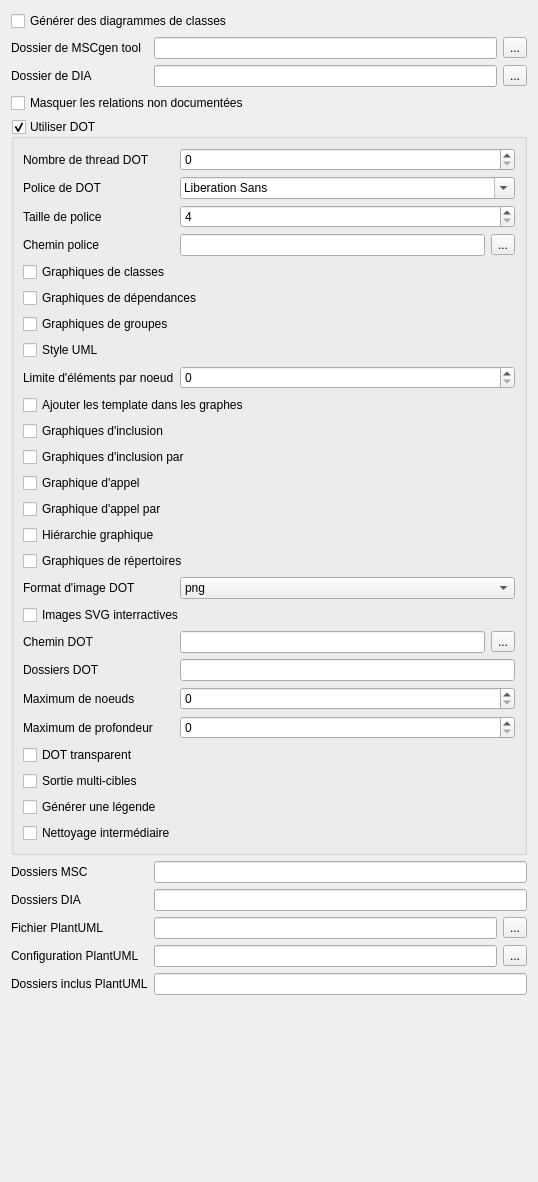
     <widget class="QWidget" name="page_graphConf">
      <property name="geometry">
       <rect>
        <x>0</x>
        <y>0</y>
        <width>538</width>
        <height>1182</height>
       </rect>
      </property>
      <attribute name="label">
       <string>Configuration des graphiques</string>
      </attribute>
      <layout class="QFormLayout" name="formLayout_26">
       <item row="0" column="0" colspan="2">
        <widget class="QCheckBox" name="checkBox_classDiagrams">
         <property name="toolTip">
          <string>Si coché, génère des diagrammes
pour les classes et super classes.
Par défaut : coché</string>
         </property>
         <property name="statusTip">
          <string>CLASS_DIAGRAMS</string>
         </property>
         <property name="text">
          <string>Générer des diagrammes de classes</string>
         </property>
        </widget>
       </item>
       <item row="1" column="0">
        <widget class="QLabel" name="label_mscgenPath">
         <property name="toolTip">
          <string>Permet de spécifier le chemin vers
le dossier contenant msggen tool
pour la gestion des commandes
\msc. Si vide, le dossier de recherche
par défaut est assumé.</string>
         </property>
         <property name="statusTip">
          <string>MSCGEN_PATH</string>
         </property>
         <property name="text">
          <string>Dossier de MSCgen tool</string>
         </property>
        </widget>
       </item>
       <item row="1" column="1">
        <layout class="QHBoxLayout" name="horizontalLayout_26">
         <item>
          <widget class="QLineEdit" name="lineEdit_mscgenPath">
           <property name="statusTip">
            <string>MSCGEN_PATH</string>
           </property>
          </widget>
         </item>
         <item>
          <widget class="QToolButton" name="toolButton_mscgenPath">
           <property name="statusTip">
            <string>MSCGEN_PATH</string>
           </property>
           <property name="text">
            <string>...</string>
           </property>
          </widget>
         </item>
        </layout>
       </item>
       <item row="2" column="0">
        <widget class="QLabel" name="label_diaPath">
         <property name="toolTip">
          <string>Permet de spécifier le chemin vers
le dossier contenant DIA pour
générer les diagrammes fait avec
DIA. Si vide, le dossier de recherche
par défaut est assumé.</string>
         </property>
         <property name="statusTip">
          <string>DIA_PATH</string>
         </property>
         <property name="text">
          <string>Dossier de DIA</string>
         </property>
        </widget>
       </item>
       <item row="2" column="1">
        <layout class="QHBoxLayout" name="horizontalLayout_27">
         <item>
          <widget class="QLineEdit" name="lineEdit_diaPath">
           <property name="statusTip">
            <string>DIA_PATH</string>
           </property>
          </widget>
         </item>
         <item>
          <widget class="QToolButton" name="toolButton_diaPath">
           <property name="statusTip">
            <string>DIA_PATH</string>
           </property>
           <property name="text">
            <string>...</string>
           </property>
          </widget>
         </item>
        </layout>
       </item>
       <item row="4" column="0" colspan="2">
        <widget class="QCheckBox" name="checkBox_hideUndocRelations">
         <property name="toolTip">
          <string>Si coché, les graphes n'incluront pas
les héritages ou relations si la cible
n'est pas documentée ou n'est pas
une classe.
Par défaut : coché</string>
         </property>
         <property name="statusTip">
          <string>HIDE_UNDOC_RELATIONS</string>
         </property>
         <property name="text">
          <string>Masquer les relations non documentées</string>
         </property>
        </widget>
       </item>
       <item row="5" column="0" colspan="2">
        <widget class="QGroupBox" name="groupBox_haveDot">
         <property name="toolTip">
          <string>Si coché, Docygen considère que
l'outil dot est utilisable. Cet outil
est une partie de Graphviz et
permet de générer des graphes.
Par défaut : coché</string>
         </property>
         <property name="statusTip">
          <string>HAVE_DOT</string>
         </property>
         <property name="title">
          <string>Utiliser DOT</string>
         </property>
         <property name="checkable">
          <bool>true</bool>
         </property>
         <layout class="QFormLayout" name="formLayout_27">
          <item row="0" column="0">
           <widget class="QLabel" name="label_dotNumThreads">
            <property name="toolTip">
             <string>Permet de spécifier le nombre
d'instance de DOT que Doxygen
peut lancer en parallèle (de 0 à 32).
Si 0, le nombre de coeurs du
processeur sera utilisé.
Par défaut : 0</string>
            </property>
            <property name="statusTip">
             <string>DOT_NUM_THREADS</string>
            </property>
            <property name="text">
             <string>Nombre de thread DOT</string>
            </property>
           </widget>
          </item>
          <item row="0" column="1">
           <widget class="QSpinBox" name="spinBox_dotNumThreads">
            <property name="statusTip">
             <string>DOT_NUM_THREADS</string>
            </property>
            <property name="maximum">
             <number>32</number>
            </property>
           </widget>
          </item>
          <item row="1" column="0">
           <widget class="QLabel" name="label_dotFontname">
            <property name="toolTip">
             <string>Permet de spécifier la police
d'écriture des graphes produits
par DOT.
Par défaut : Helvetica</string>
            </property>
            <property name="statusTip">
             <string>DOT_FONTNAME</string>
            </property>
            <property name="text">
             <string>Police de DOT</string>
            </property>
           </widget>
          </item>
          <item row="1" column="1">
           <widget class="QFontComboBox" name="fontComboBox_dotFontName">
            <property name="statusTip">
             <string>DOT_FONTNAME</string>
            </property>
           </widget>
          </item>
          <item row="2" column="0">
           <widget class="QLabel" name="label_dotFontsize">
            <property name="toolTip">
             <string>Défini, en point, la taille de la police
des graphes de DOT (entre 4 et 24).
Par défaut : 10</string>
            </property>
            <property name="statusTip">
             <string>DOT_FONTSIZE</string>
            </property>
            <property name="text">
             <string>Taille de police</string>
            </property>
           </widget>
          </item>
          <item row="2" column="1">
           <widget class="QSpinBox" name="spinBox_dotFontsize">
            <property name="statusTip">
             <string>DOT_FONTSIZE</string>
            </property>
            <property name="minimum">
             <number>4</number>
            </property>
            <property name="maximum">
             <number>24</number>
            </property>
           </widget>
          </item>
          <item row="4" column="0">
           <widget class="QLabel" name="label_dotFontpath">
            <property name="toolTip">
             <string>Permet de spécifier un chemin vers
les polices spéciales pour DOT.</string>
            </property>
            <property name="statusTip">
             <string>DOT_FONTPATH</string>
            </property>
            <property name="text">
             <string>Chemin police</string>
            </property>
           </widget>
          </item>
          <item row="4" column="1">
           <layout class="QHBoxLayout" name="horizontalLayout_28">
            <item>
             <widget class="QLineEdit" name="lineEdit_dotFontpath">
              <property name="statusTip">
               <string>DOT_FONTPATH</string>
              </property>
             </widget>
            </item>
            <item>
             <widget class="QToolButton" name="toolButton_dotFontpath">
              <property name="statusTip">
               <string>DOT_FONTPATH</string>
              </property>
              <property name="text">
               <string>...</string>
              </property>
             </widget>
            </item>
           </layout>
          </item>
          <item row="6" column="0" colspan="2">
           <widget class="QCheckBox" name="checkBox_classGraph">
            <property name="toolTip">
             <string>Si coché, génère des diagrammes
d'héritage et de relation pour les
classes. Si non coché, la case
CLASS_DIAGRAMS est forcée à
non coché.
Par défaut : coché</string>
            </property>
            <property name="statusTip">
             <string>CLASS_GRAPH</string>
            </property>
            <property name="text">
             <string>Graphiques de classes</string>
            </property>
           </widget>
          </item>
          <item row="7" column="0" colspan="2">
           <widget class="QCheckBox" name="checkBox_collaborationGraph">
            <property name="toolTip">
             <string>Si coché, génère des graphes de
dépendance pour chaque classe
documentée.
Par défaut : coché</string>
            </property>
            <property name="statusTip">
             <string>COLLABORATION_GRAPH</string>
            </property>
            <property name="text">
             <string>Graphiques de dépendances</string>
            </property>
           </widget>
          </item>
          <item row="8" column="0" colspan="2">
           <widget class="QCheckBox" name="checkBox_groupGraphs">
            <property name="toolTip">
             <string>Si coché, génère des graphiques
de dépendance direct pour les
groupes.
Par défaut : coché</string>
            </property>
            <property name="statusTip">
             <string>GROUP_GRAPHS</string>
            </property>
            <property name="text">
             <string>Graphiques de groupes</string>
            </property>
           </widget>
          </item>
          <item row="9" column="0" colspan="2">
           <widget class="QCheckBox" name="checkBox_umlLook">
            <property name="toolTip">
             <string>Si coché, les graphes générés auront
un style similaire à UML de OMG.
Par défaut : non coché</string>
            </property>
            <property name="statusTip">
             <string>UML_LOOK</string>
            </property>
            <property name="text">
             <string>Style UML</string>
            </property>
           </widget>
          </item>
          <item row="11" column="0">
           <widget class="QLabel" name="label_umlLimitNumFields">
            <property name="toolTip">
             <string>Dans le style UML, les méthodes et
attributs sont ajoutés aux noeuds
des classes. Ce paramètre sert à
limiter le nombre d'éléments pour
plus de lisibilité (entre 0 et 100).
0 ne fixe pas de limite. A noter que
le seuil peut être dépassé de 50% (si
le seuil est à 10 mais que moins de
15 éléments sont présents, il seront
tous affichés, mais si plus de 15
éléments sont présents, seuls 10
seront affichés).</string>
            </property>
            <property name="statusTip">
             <string>UML_LIMIT_NUM_FIELDS</string>
            </property>
            <property name="text">
             <string>Limite d'éléments par noeud</string>
            </property>
           </widget>
          </item>
          <item row="11" column="1">
           <widget class="QSpinBox" name="spinBox_umlLimitNumFields">
            <property name="statusTip">
             <string>UML_LIMIT_NUM_FIELDS</string>
            </property>
           </widget>
          </item>
          <item row="13" column="0" colspan="2">
           <widget class="QCheckBox" name="checkBox_templateRelations">
            <property name="toolTip">
             <string>Si coché, ajoute les relations avec
les template dans les graphes.
Par défaut : non coché</string>
            </property>
            <property name="statusTip">
             <string>TEMPLATE_RELATIONS</string>
            </property>
            <property name="text">
             <string>Ajouter les template dans les graphes</string>
            </property>
           </widget>
          </item>
          <item row="14" column="0" colspan="2">
           <widget class="QCheckBox" name="checkBox_includeGraph">
            <property name="toolTip">
             <string>Si coché, ajoutera des graphiques
d'inclusion directe et indirecte pour
chaque fichier.
Par défaut : coché</string>
            </property>
            <property name="statusTip">
             <string>INCLUDE_GRAPH</string>
            </property>
            <property name="text">
             <string>Graphiques d'inclusion</string>
            </property>
           </widget>
          </item>
          <item row="15" column="0" colspan="2">
           <widget class="QCheckBox" name="checkBox_includedByGraph">
            <property name="toolTip">
             <string>Si coché, ajoutera des graphiques
d'inclusion directe et indirecte pour
chaque fichier.
Par défaut : coché</string>
            </property>
            <property name="statusTip">
             <string>INCLUDED_BY_GRAPH</string>
            </property>
            <property name="text">
             <string>Graphiques d'inclusion par</string>
            </property>
           </widget>
          </item>
          <item row="16" column="0" colspan="2">
           <widget class="QCheckBox" name="checkBox_callGraph">
            <property name="toolTip">
             <string>Si coché, ajoute un graphique de
dépendance d'appel pour chaque
méthode ou fonction globale. A
noter que ceci est très couteux et
lourd. Il est préférable d'utiliser la
commande \callgraph.
Par défaut : non coché</string>
            </property>
            <property name="statusTip">
             <string>CALL_GRAPH</string>
            </property>
            <property name="text">
             <string>Graphique d'appel</string>
            </property>
           </widget>
          </item>
          <item row="17" column="0" colspan="2">
           <widget class="QCheckBox" name="checkBox_callerGraph">
            <property name="toolTip">
             <string>Si coché, ajoute un graphique de
dépendance d'appel pour chaque
méthode ou fonction globale. A
noter que ceci est très couteux et
lourd. Il est préférable d'utiliser la
commande \callgraph.
Par défaut : non coché</string>
            </property>
            <property name="statusTip">
             <string>CALLER_GRAPH</string>
            </property>
            <property name="text">
             <string>Graphique d'appel par</string>
            </property>
           </widget>
          </item>
          <item row="18" column="0" colspan="2">
           <widget class="QCheckBox" name="checkBox_graphicalHierarchy">
            <property name="toolTip">
             <string>Si coché, Doxygen va générer une
hiérarchie des classes de façon
graphique plutôt que textuelle.
Par défaut : coché</string>
            </property>
            <property name="statusTip">
             <string>GRAPHICAL_HIERARCHY</string>
            </property>
            <property name="text">
             <string>Hiérarchie graphique</string>
            </property>
           </widget>
          </item>
          <item row="19" column="0" colspan="2">
           <widget class="QCheckBox" name="checkBox_directoryGraph">
            <property name="toolTip">
             <string>Si coché, Doxygen va générer des
graphiques de dépendances des
répertoires de façon graphiques.
Par défaut : coché</string>
            </property>
            <property name="statusTip">
             <string>DIRECTORY_GRAPH</string>
            </property>
            <property name="text">
             <string>Graphiques de répertoires</string>
            </property>
           </widget>
          </item>
          <item row="21" column="0">
           <widget class="QLabel" name="label_dotImageFormat">
            <property name="toolTip">
             <string>Permet de définir le format de
sortie des graphes générés par
DOT.
Par défaut : png</string>
            </property>
            <property name="statusTip">
             <string>DOT_IMAGE_FORMAT</string>
            </property>
            <property name="text">
             <string>Format d'image DOT</string>
            </property>
           </widget>
          </item>
          <item row="21" column="1">
           <widget class="QComboBox" name="comboBox_dotImageFormat">
            <property name="statusTip">
             <string>DOT_IMAGE_FORMAT</string>
            </property>
            <item>
             <property name="text">
              <string>png</string>
             </property>
            </item>
            <item>
             <property name="text">
              <string>png:cairo</string>
             </property>
            </item>
            <item>
             <property name="text">
              <string>png:cairo:cairo</string>
             </property>
            </item>
            <item>
             <property name="text">
              <string>png:cairo:gd</string>
             </property>
            </item>
            <item>
             <property name="text">
              <string>png:gd</string>
             </property>
            </item>
            <item>
             <property name="text">
              <string>png:gd:gd</string>
             </property>
            </item>
            <item>
             <property name="text">
              <string>jpg</string>
             </property>
            </item>
            <item>
             <property name="text">
              <string>jpg:cairo</string>
             </property>
            </item>
            <item>
             <property name="text">
              <string>jpg:cairo:gd</string>
             </property>
            </item>
            <item>
             <property name="text">
              <string>jpg:gd</string>
             </property>
            </item>
            <item>
             <property name="text">
              <string>jpg:gd:gd</string>
             </property>
            </item>
            <item>
             <property name="text">
              <string>gif</string>
             </property>
            </item>
            <item>
             <property name="text">
              <string>gif:cairo</string>
             </property>
            </item>
            <item>
             <property name="text">
              <string>gif:cairo:gd</string>
             </property>
            </item>
            <item>
             <property name="text">
              <string>gif:gd</string>
             </property>
            </item>
            <item>
             <property name="text">
              <string>gif:gd:gd</string>
             </property>
            </item>
            <item>
             <property name="text">
              <string>svg</string>
             </property>
            </item>
            <item>
             <property name="text">
              <string>png:cairo:gdiplus</string>
             </property>
            </item>
            <item>
             <property name="text">
              <string>png:gdiplus</string>
             </property>
            </item>
            <item>
             <property name="text">
              <string>png:gdiplus:gdiplus</string>
             </property>
            </item>
           </widget>
          </item>
          <item row="23" column="0" colspan="2">
           <widget class="QCheckBox" name="checkBox_interactiveSvg">
            <property name="toolTip">
             <string>Si le format SVG est utilisé pour les
images, cette case peut être cochée
pour permettre d'interragir avec les
images (zoom, déplacement).
Par défaut : non coché</string>
            </property>
            <property name="statusTip">
             <string>INTERACTIVE_SVG</string>
            </property>
            <property name="text">
             <string>Images SVG interractives</string>
            </property>
           </widget>
          </item>
          <item row="25" column="0">
           <widget class="QLabel" name="label_dotPath">
            <property name="toolTip">
             <string>Permet de spécifier le chemin vers
l'outil DOT. Si vide, cherche dans le
dossier de recherche par défaut.</string>
            </property>
            <property name="statusTip">
             <string>DOT_PATH</string>
            </property>
            <property name="text">
             <string>Chemin DOT</string>
            </property>
           </widget>
          </item>
          <item row="25" column="1">
           <layout class="QHBoxLayout" name="horizontalLayout_29">
            <item>
             <widget class="QLineEdit" name="lineEdit_dotPath">
              <property name="statusTip">
               <string>DOT_PATH</string>
              </property>
             </widget>
            </item>
            <item>
             <widget class="QToolButton" name="toolButton_dotPath">
              <property name="statusTip">
               <string>DOT_PATH</string>
              </property>
              <property name="text">
               <string>...</string>
              </property>
             </widget>
            </item>
           </layout>
          </item>
          <item row="26" column="0">
           <widget class="QLabel" name="label_dotfileDirs">
            <property name="toolTip">
             <string>Permet d'ajouter des dossiers qui
contiennent des graphes à ajouter
à la documentation.</string>
            </property>
            <property name="statusTip">
             <string>DOTFILE_DIRS</string>
            </property>
            <property name="text">
             <string>Dossiers DOT</string>
            </property>
           </widget>
          </item>
          <item row="26" column="1">
           <widget class="QLineEdit" name="lineEdit_dotfileDirs">
            <property name="statusTip">
             <string>DOTFILE_DIRS</string>
            </property>
           </widget>
          </item>
          <item row="27" column="0">
           <widget class="QLabel" name="label_dotGraphMaxNodes">
            <property name="toolTip">
             <string>Permet de donner le nombre de
noeud maximum d'un graphes
(entre 0 et 10000). A noter que si le
nombre de noeuds fils directs est
supérieur à ce nombre, le graphe ne
sera pas généré.
Par défaut : 50</string>
            </property>
            <property name="statusTip">
             <string>DOT_GRAPH_MAX_NODES</string>
            </property>
            <property name="text">
             <string>Maximum de noeuds</string>
            </property>
           </widget>
          </item>
          <item row="27" column="1">
           <widget class="QSpinBox" name="spinBox_dotGraphMaxNodes">
            <property name="statusTip">
             <string>DOT_GRAPH_MAX_NODES</string>
            </property>
            <property name="maximum">
             <number>10000</number>
            </property>
           </widget>
          </item>
          <item row="28" column="0">
           <widget class="QLabel" name="label_maxDotGraphDepth">
            <property name="toolTip">
             <string>Permet de spécifier la profondeur
maximale d'un graphe (entre 0 et
1000). Si cette valeur vaut 0, il n'y a
pas de restriction.
Par défaut : 0</string>
            </property>
            <property name="statusTip">
             <string>MAX_DOT_GRAPH_DEPTH</string>
            </property>
            <property name="text">
             <string>Maximum de profondeur</string>
            </property>
           </widget>
          </item>
          <item row="28" column="1">
           <widget class="QSpinBox" name="spinBox_maxDotGraphDepth">
            <property name="statusTip">
             <string>MAX_DOT_GRAPH_DEPTH</string>
            </property>
            <property name="maximum">
             <number>1000</number>
            </property>
           </widget>
          </item>
          <item row="30" column="0" colspan="2">
           <widget class="QCheckBox" name="checkBox_dotTransparent">
            <property name="toolTip">
             <string>Si coché, l'arrière plan des graphes
générés sera transparent. Ceci est
difficilement supportable sous
Windows.
Par défaut : non coché</string>
            </property>
            <property name="statusTip">
             <string>DOT_TRANSPARENT</string>
            </property>
            <property name="text">
             <string>DOT transparent</string>
            </property>
           </widget>
          </item>
          <item row="31" column="0" colspan="2">
           <widget class="QCheckBox" name="checkBox_dotMultiTargets">
            <property name="toolTip">
             <string>Si coché, permet à DOT de générer
plusieurs fichiers en une seule fois.
Ceci permet à DOT de fonctionner
plus rapidement mais n'est supporté
que par les dernières versions
(&gt;1.8.10).
Par défaut : non coché</string>
            </property>
            <property name="statusTip">
             <string>DOT_MULTI_TARGETS</string>
            </property>
            <property name="text">
             <string>Sortie multi-cibles</string>
            </property>
           </widget>
          </item>
          <item row="32" column="0" colspan="2">
           <widget class="QCheckBox" name="checkBox_generateLegend">
            <property name="toolTip">
             <string>Si coché, une page de légende sera
générée pour expliquer le sens des
différents noeuds et flèches.
Par défaut : coché</string>
            </property>
            <property name="statusTip">
             <string>GENERATE_LEGEND</string>
            </property>
            <property name="text">
             <string>Générer une légende</string>
            </property>
           </widget>
          </item>
          <item row="33" column="0" colspan="2">
           <widget class="QCheckBox" name="checkBox_dotCleanup">
            <property name="toolTip">
             <string>Si coché, les fichiers intermédiaires
permettant la génération des
graphes DOT seront supprimés.
Par défaut : coché</string>
            </property>
            <property name="statusTip">
             <string>DOT_CLEANUP</string>
            </property>
            <property name="text">
             <string>Nettoyage intermédiaire</string>
            </property>
           </widget>
          </item>
         </layout>
        </widget>
       </item>
       <item row="6" column="0">
        <widget class="QLabel" name="label_mscfileDirs">
         <property name="toolTip">
          <string>Permet d'ajouter des dossiers qui
contiennent des fichiers MSC à
ajouter à la documentation.</string>
         </property>
         <property name="statusTip">
          <string>MSCFILE_DIRS</string>
         </property>
         <property name="text">
          <string>Dossiers MSC</string>
         </property>
        </widget>
       </item>
       <item row="6" column="1">
        <widget class="QLineEdit" name="lineEdit_mscfileDirs">
         <property name="statusTip">
          <string>MSCFILE_DIRS</string>
         </property>
        </widget>
       </item>
       <item row="7" column="0">
        <widget class="QLabel" name="label_diafileDirs">
         <property name="toolTip">
          <string>Permet d'ajouter des dossiers qui
contiennent des fichiers DIA à
ajouter à la documentation.</string>
         </property>
         <property name="statusTip">
          <string>DIAFILE_DIRS</string>
         </property>
         <property name="text">
          <string>Dossiers DIA</string>
         </property>
        </widget>
       </item>
       <item row="7" column="1">
        <widget class="QLineEdit" name="lineEdit_diafileDirs">
         <property name="statusTip">
          <string>DIAFILE_DIRS</string>
         </property>
        </widget>
       </item>
       <item row="9" column="0">
        <widget class="QLabel" name="label_plantumlJarPath">
         <property name="toolTip">
          <string>Si PlantUML est utilisé, permet de
spécifier le chemin vers le fichier
plantuml.jar. Si vide, Doxygen
considère que PlantUML n'est pas
utilisé.</string>
         </property>
         <property name="statusTip">
          <string>PLANTUML_JAR_PATH</string>
         </property>
         <property name="text">
          <string>Fichier PlantUML</string>
         </property>
        </widget>
       </item>
       <item row="9" column="1">
        <layout class="QHBoxLayout" name="horizontalLayout_30">
         <item>
          <widget class="QLineEdit" name="lineEdit_plantumlJarPath">
           <property name="statusTip">
            <string>PLANTUML_JAR_PATH</string>
           </property>
          </widget>
         </item>
         <item>
          <widget class="QToolButton" name="toolButton_plantumlJarPath">
           <property name="statusTip">
            <string>PLANTUML_JAR_PATH</string>
           </property>
           <property name="text">
            <string>...</string>
           </property>
          </widget>
         </item>
        </layout>
       </item>
       <item row="10" column="0">
        <widget class="QLabel" name="label_plantumlCfgFile">
         <property name="toolTip">
          <string>Si PlantUML est utilisé, permet de
spécifier un fichier de configuration.</string>
         </property>
         <property name="statusTip">
          <string>PLANTUML_CFG_FILE</string>
         </property>
         <property name="text">
          <string>Configuration PlantUML</string>
         </property>
        </widget>
       </item>
       <item row="10" column="1">
        <layout class="QHBoxLayout" name="horizontalLayout_24">
         <item>
          <widget class="QLineEdit" name="lineEdit_plantumlCfgFile">
           <property name="statusTip">
            <string>PLANTUML_CFG_FILE</string>
           </property>
          </widget>
         </item>
         <item>
          <widget class="QToolButton" name="toolButton_plantumlCfgFile">
           <property name="statusTip">
            <string>PLANTUML_CFG_FILE</string>
           </property>
           <property name="text">
            <string>...</string>
           </property>
          </widget>
         </item>
        </layout>
       </item>
       <item row="11" column="0">
        <widget class="QLabel" name="label_plantumlIncludePath">
         <property name="toolTip">
          <string>Permet de spécifier les chemins à
inclure dans la recherche suite à la
rencontre de l'instruction !include
dans un bloc UML.</string>
         </property>
         <property name="statusTip">
          <string>PLANTUML_INCLUDE_PATH</string>
         </property>
         <property name="text">
          <string>Dossiers inclus PlantUML</string>
         </property>
        </widget>
       </item>
       <item row="11" column="1">
        <widget class="QLineEdit" name="lineEdit_plantumlIncludePath">
         <property name="statusTip">
          <string>PLANTUML_INCLUDE_PATH</string>
         </property>
        </widget>
       </item>
      </layout>
     </widget>
